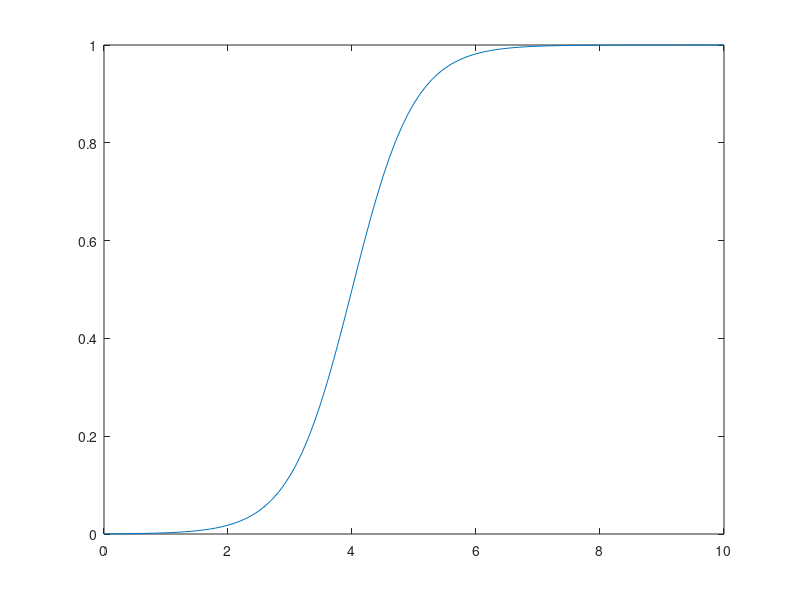

Recreate this plot in MATLAB.
%NOAHs Logistic Regrestion
clc, clear, close all;

sigmf = @(x,a,c) 1./(1+exp(-a*(x-c)));

x = 0:0.1:10;
y = sigmf(x,2,4);
plot(x,y);